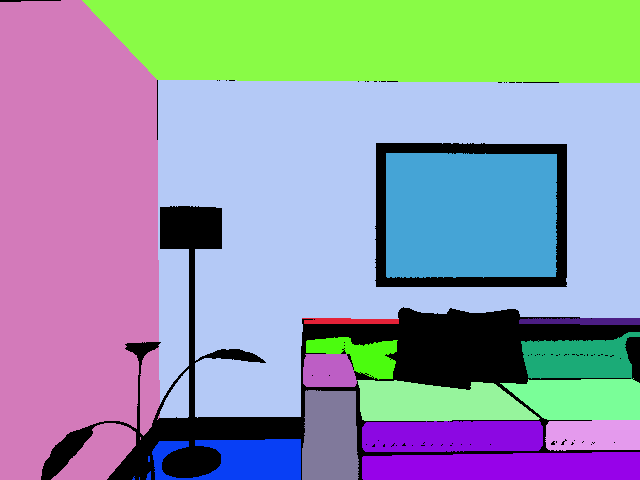
#> input picture equations_/annot.png, 640 x 480 px
$ python main.py
#> lines starting #> are read from the running program, lines starting #| are printed output that depends on the picture
import numpy as np
import math
import cv2
import open3d as o3d


def convert_from_plane_to_3d(u, v, depth, cx, cy, focal_x, focal_y):
    x_over_z = (cx - u) * 1 / focal_x
    y_over_z = (cy - v) * 1 / focal_y

    z_matrix = depth / 5000

    x_matrix = x_over_z * z_matrix
    y_matrix = y_over_z * z_matrix
    return x_matrix, y_matrix, z_matrix


def get_normal(points):
    sum_points = [0, 0, 0]
    for point in points:
        sum_points += point
    c = sum_points / len(points)
    A = np.array(points) - c
    U, S, VT = np.linalg.svd(A)
    n = VT[2]
    return n[0], n[1], n[2], np.dot(n, c)


def main():
    color_matrix = cv2.imread('annot.png', cv2.IMREAD_COLOR)
#> color_matrix is the input picture: shape (480, 640, 3); mean B, G, R 168.6, 153.3, 144.5
    matrix_depth = cv2.imread('depth.png', cv2.IMREAD_ANYDEPTH)
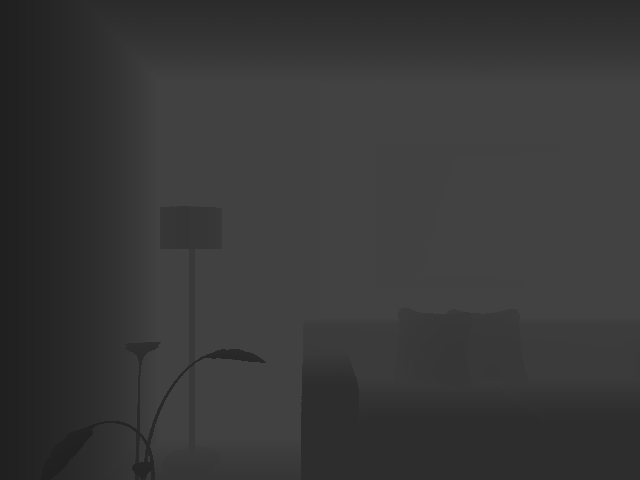
#> input picture equations_/depth.png, 640 x 480 px
#> matrix_depth is the input picture: shape (480, 640) uint16; min 8205, max 17150, mean 14352.5

    rows, columns, channels = color_matrix.shape
#> rows = 480; columns = 640; channels = 3

    columns_indices = np.arange(0, columns)
#> columns_indices = 640 values from 0 to 639

    matrix_v = np.tile(columns_indices, (rows, 1))
    matrix_u = np.transpose(np.tile(np.arange(rows), (columns, 1)))

    x, y, z, = convert_from_plane_to_3d(matrix_u, matrix_v, matrix_depth, cx=319.50, cy=239.50, focal_x=481.20,
                                        focal_y=-480.00)  # getting xyz coordinates of each point
#> in convert_from_plane_to_3d, `z_matrix = depth / 5000`:
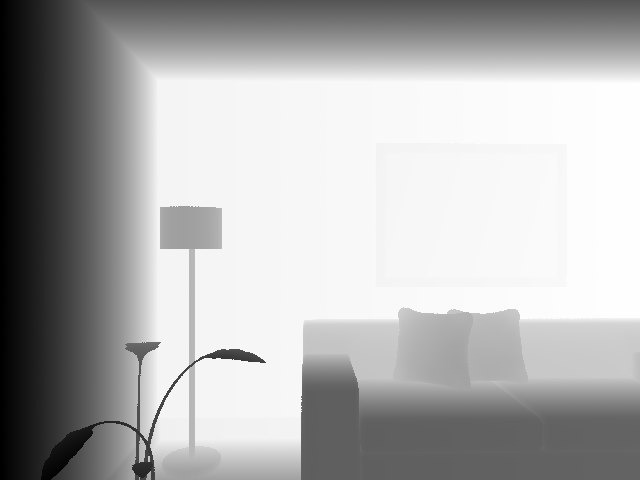
#> z_matrix: shape (480, 640) float64; min 1.64, max 3.43, mean 2.87; drawn with min black and max white
#> in convert_from_plane_to_3d, `x_matrix = x_over_z * z_matrix`:
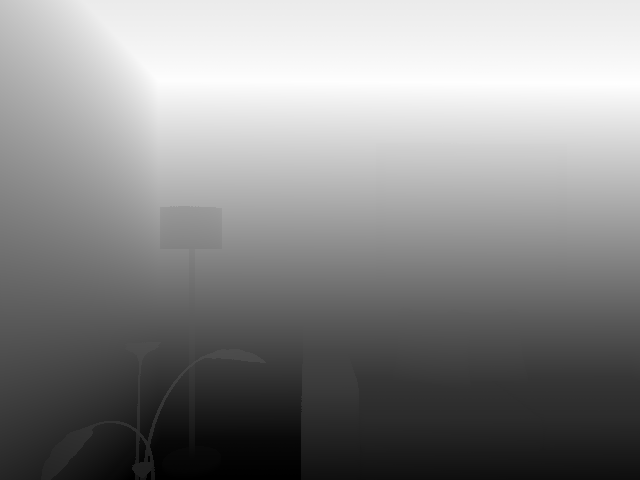
#> x_matrix: shape (480, 640) float64; min -0.92, max 1.68, mean 0.495; drawn with min black and max white
#> in convert_from_plane_to_3d, `y_matrix = y_over_z * z_matrix`:
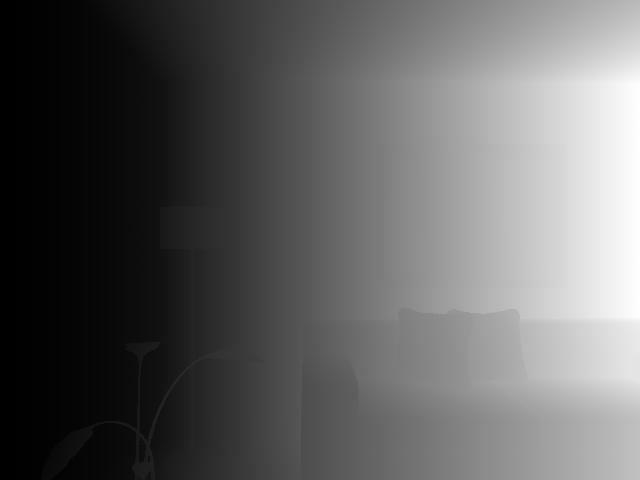
#> y_matrix: shape (480, 640) float64; min -0.82, max 2.85, mean 0.58; drawn with min black and max white
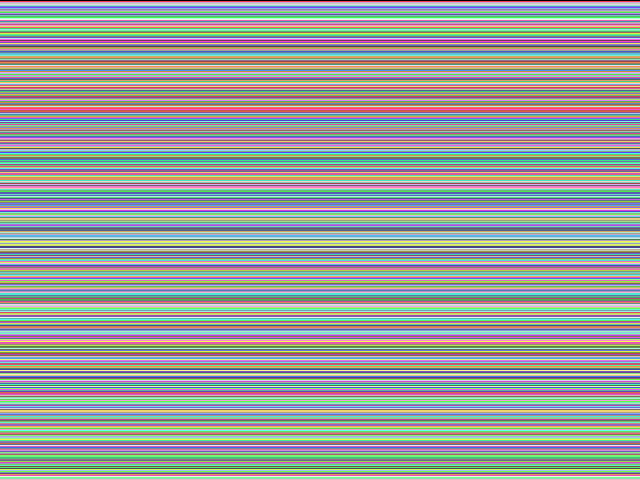
#> matrix_u: shape (480, 640) int64; 480 distinct labels, from 0 to 479; one colour per label, 0 black

    matrix_xyz = np.dstack((x, y, z))
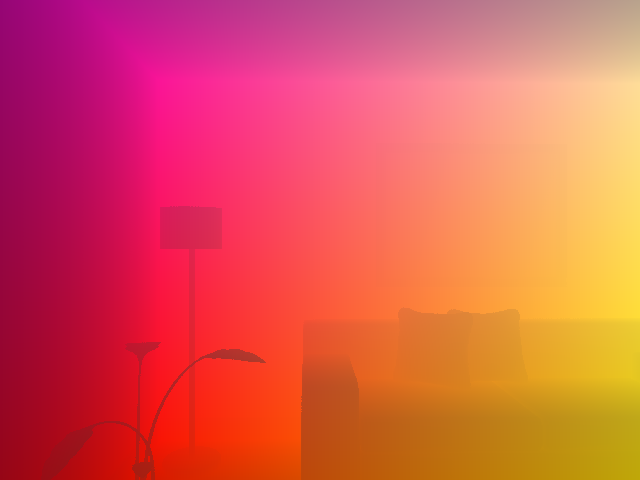
#> matrix_xyz: shape (480, 640, 3) float64; mean of channels 0, 1, 2 0.495, 0.58, 2.87; drawn with min black and max white
    answ_matrix = matrix_xyz.reshape(rows * columns, 3)  # now we have a list of points

    reshaped_color_matrix = color_matrix.reshape(-1, color_matrix.shape[2])  # reshape matrix in order to get unique colors
    colors_unique = np.unique(reshaped_color_matrix, axis=0)
#> colors_unique = 17 rows, first 8: [0, 0, 0], [14, 252, 75], [56, 34, 229], [70, 251, 137], [119, 171, 27], [132, 29, 75], [152, 254, 122], [155, 121, 128]
    print(colors_unique)
#> (printed output is left out)

    num_colors, channels = colors_unique.shape
#> num_colors = 17
    equations = np.zeros((num_colors, 4))

    pc = o3d.geometry.PointCloud()

    pc.points = o3d.utility.Vector3dVector(answ_matrix)
    pc.normals = o3d.utility.Vector3dVector(np.zeros_like(answ_matrix))

    num_of_points, xyz = reshaped_color_matrix.shape
#> num_of_points = 307200; xyz = 3

    i = 0
    for color in colors_unique:
        if (color != [0, 0, 0]).all():  # for every unique color
            print('цвет')
            print(color)
            plane_points = []
            plane_points_indices = []
            k = 0
            for k in range(num_of_points):
                v = (reshaped_color_matrix[k] == color).all()   # finding points of specific color
                if v:
                    plane_points.append(answ_matrix[k])
                    plane_points_indices.append(k)
                k += 1
            plane_points_array = np.array(plane_points)
            equations[i] = np.array(get_normal(plane_points_array))  # getting equation out of plane

            normals = np.asarray(pc.normals)
            normals[np.asarray(plane_points_indices)] = 10 * equations[i][:-1]
            pc.normals = o3d.utility.Vector3dVector(normals)
            o3d.visualization.draw_geometries([pc],  point_show_normal=True)
            i += 1
#> this loop made 2 passes
#> (color, c in get_normal, S in get_normal, n in get_normal) on pass 2: ([14, 252, 75], [-0.22, 0.758, 3.03], [7.28, 2.58, 0.114], [0.0929, 0.0465, -0.995])
#| цвет
#| [ 14 252  75]
#> pass 2, in get_normal, `U, S, VT = np.linalg.svd(A)`:
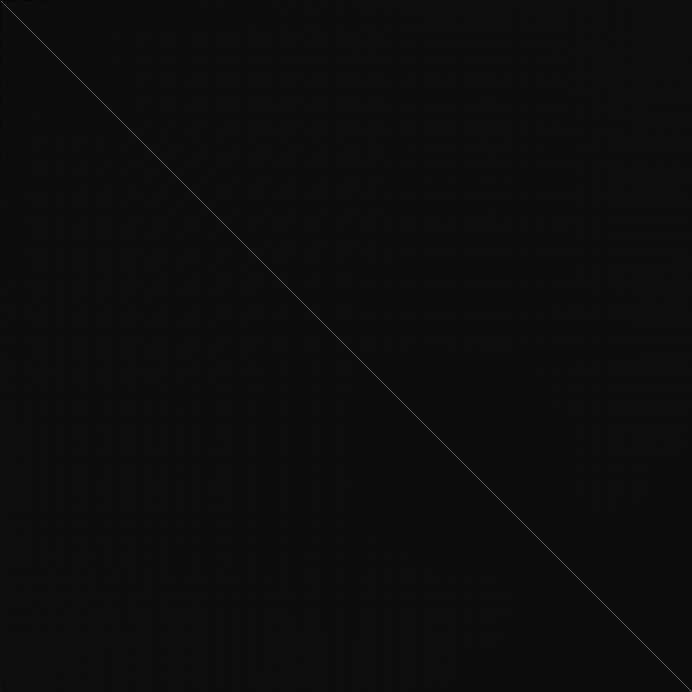
#> U: shape (2076, 2076) float64 (shown at 1/3 size); min -0.0568, max 1, mean 0.000481; drawn with min black and max white
#> after the loop, equations = 17 rows, first 6: [0.0929, 0.0465, -0.995, -3], [0, 0, 0, 0], [0, 0, 0, 0], [0, 0, 0, 0], [0, 0, 0, 0], [0, 0, 0, 0]; i = 0


if __name__ == '__main__':
#> (the run stopped early here; a loop or call above may not have finished)
